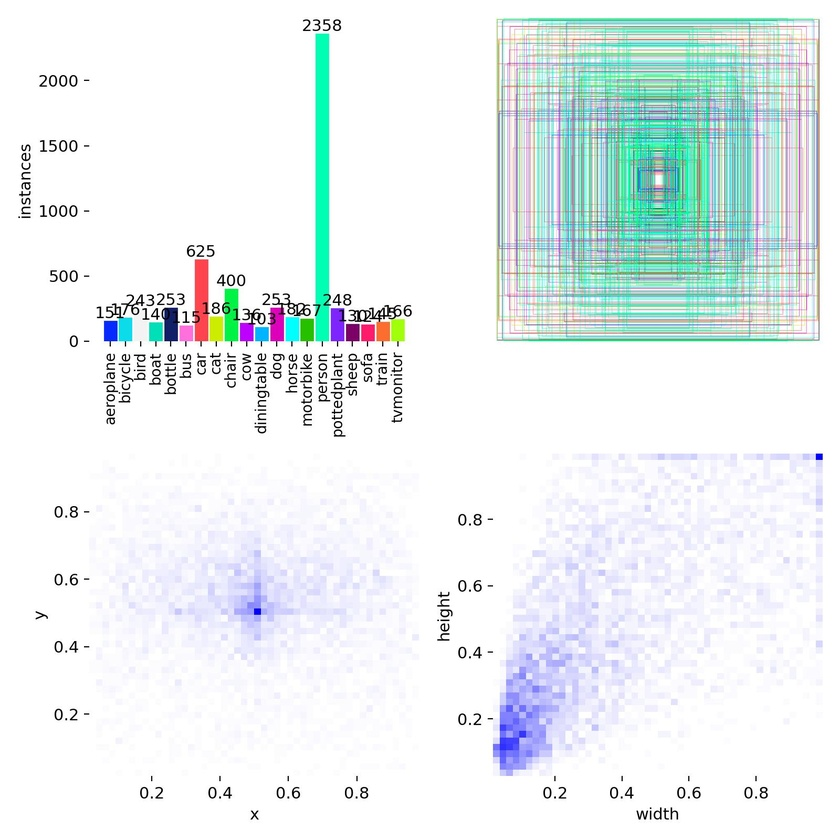
#> input picture runs/detect/results/detect_experiments/pipeline_A_N0_e50_gpu_seed123/labels.jpg, 840 x 840 px, shrunk from 1600 x 1600 before the run
$ python -i S_04_build_visual_pipelines.py   (imports and definitions only)
#> lines starting #> are read from the running program, lines starting #| are printed output that depends on the picture
#> further down, picture is the input picture: shape (840, 840, 3); mean B, G, R 242.2, 241.2, 233.6
from __future__ import annotations

from pathlib import Path
import shutil
import yaml
import cv2


SOURCE_DATASET = Path("data/pipeline_A")
PIPELINE_B_DIR = Path("data/pipeline_B")
PIPELINE_C_DIR = Path("data/pipeline_C")

SPLITS = ["train", "val", "test"]
VALID_SUFFIXES = {".jpg", ".jpeg", ".png", ".bmp", ".webp"}


# [6 lines left out: function apply_bilateral_filter, not called in this run]


def apply_clahe_lab(image_bgr):
    """
    Pipeline C:
    CLAHE aplicado únicamente al canal L del espacio LAB.
    """
    lab = cv2.cvtColor(image_bgr, cv2.COLOR_BGR2LAB)
#> lab: shape (840, 840, 3); mean of channels 0, 1, 2 241.6, 126.2, 126.9
    l, a, b = cv2.split(lab)
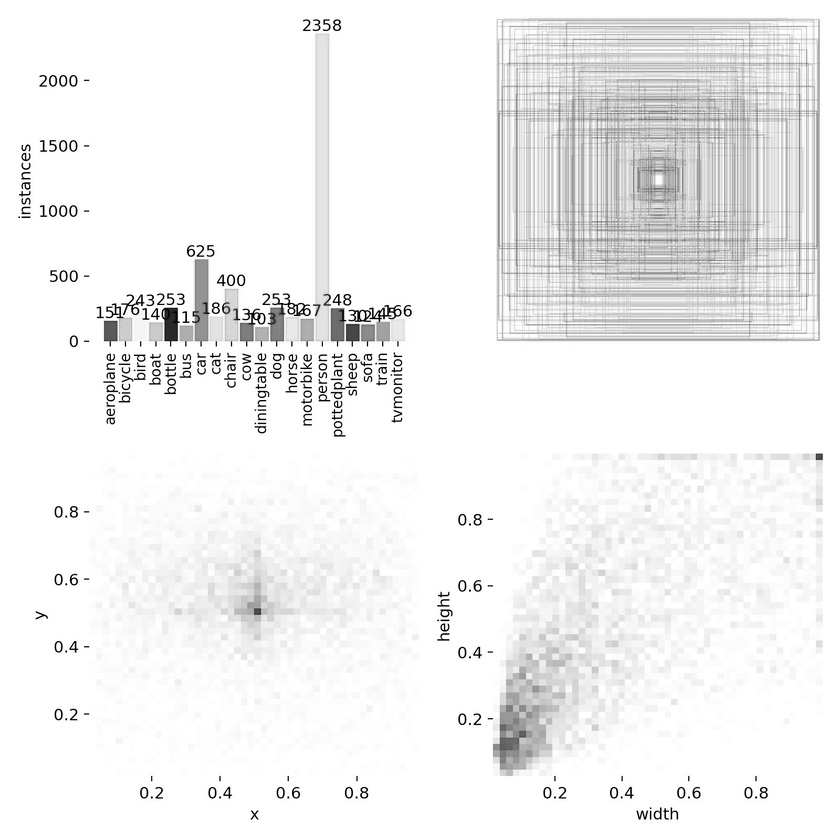
#> l: shape (840, 840); min 0, max 255, mean 241.6
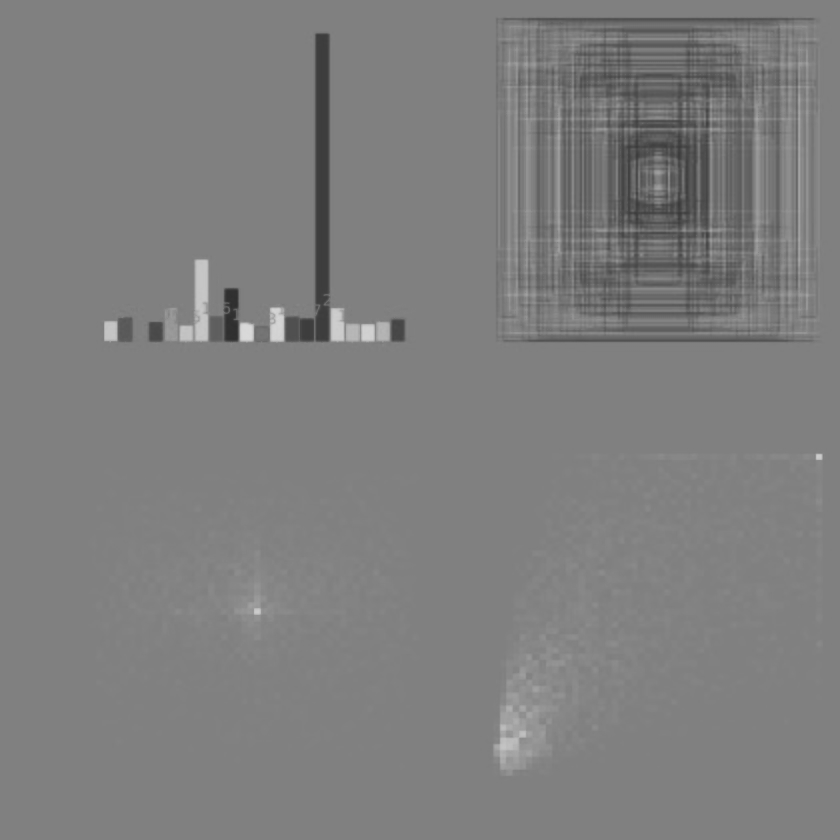
#> a: shape (840, 840); min 46, max 218, mean 126.2
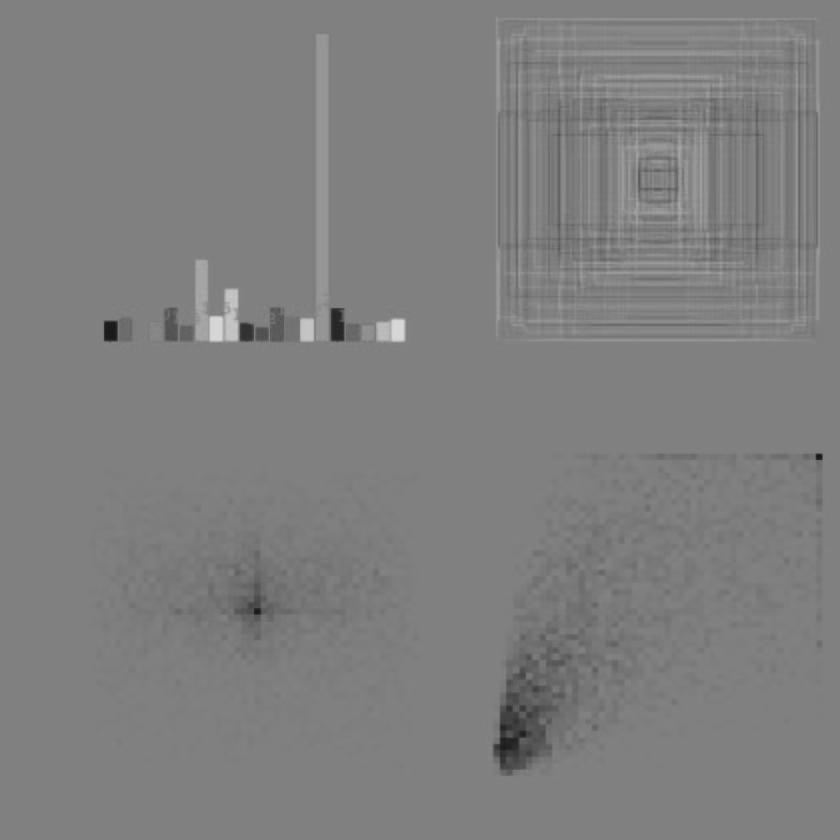
#> b: shape (840, 840); min 23, max 215, mean 126.9

    clahe = cv2.createCLAHE(clipLimit=2.0, tileGridSize=(8, 8))
    l_enhanced = clahe.apply(l)
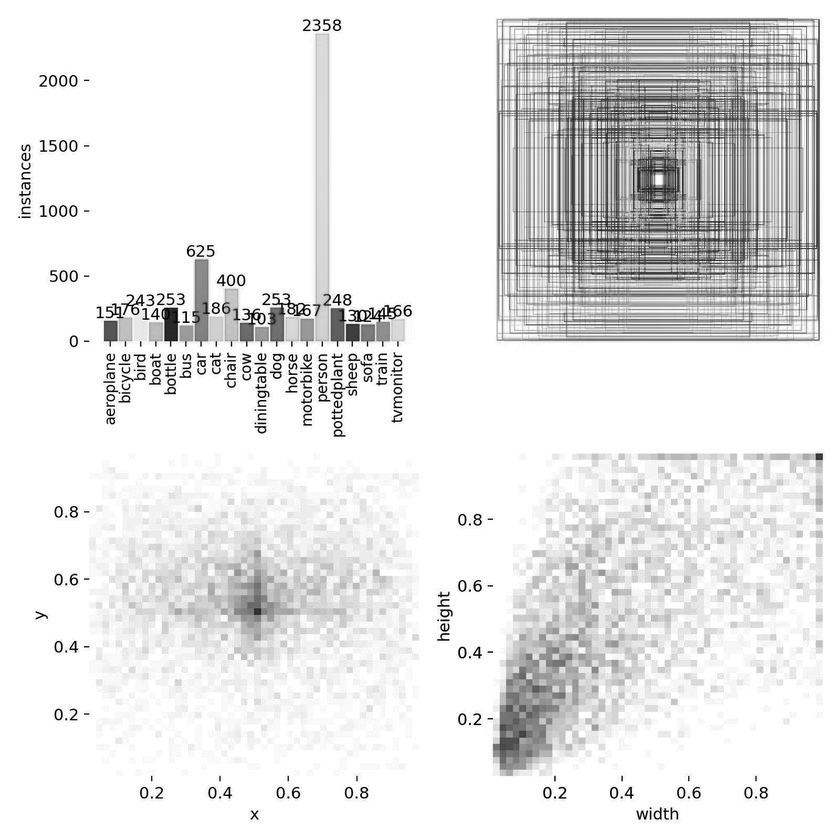
#> l_enhanced: shape (840, 840); min 1, max 255, mean 231.1

    merged = cv2.merge((l_enhanced, a, b))
#> merged: shape (840, 840, 3); mean of channels 0, 1, 2 231.1, 126.2, 126.9
    result_bgr = cv2.cvtColor(merged, cv2.COLOR_LAB2BGR)
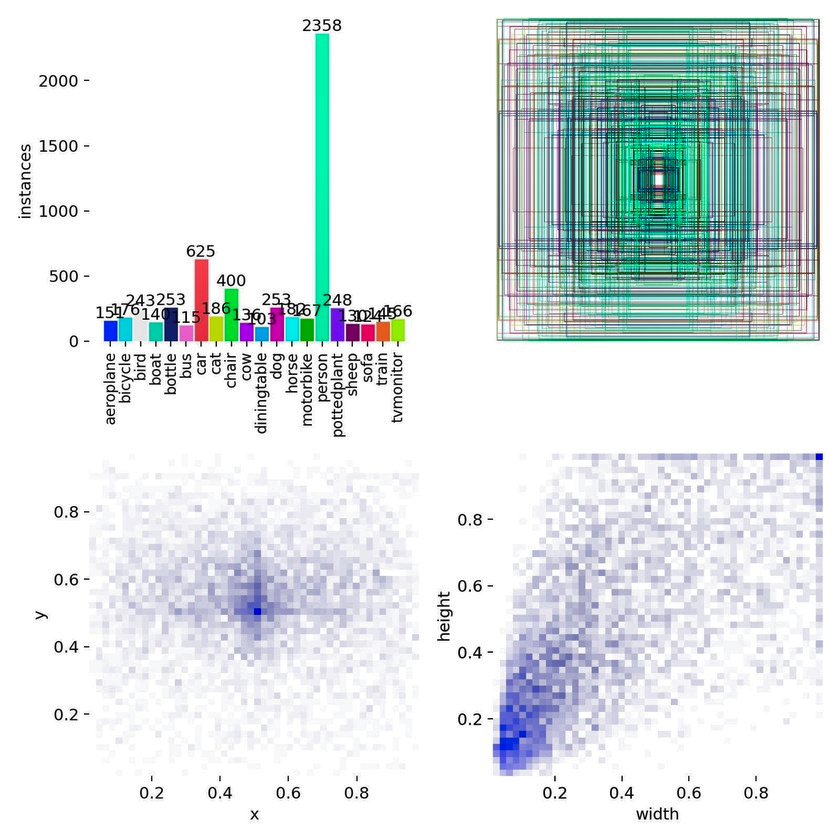
#> result_bgr: shape (840, 840, 3); mean B, G, R 231, 230, 222.2
    return result_bgr


# [168 lines left out: functions ensure_clean_dir_structure, collect_images, transform_split, copy_labels, create_dataset_yaml, build_pipeline and 2 more, not called in this run]


# [2 lines not run here, left out]

>>> import cv2
>>> picture = cv2.imread('../runs/detect/results/detect_experiments/pipeline_A_N0_e50_gpu_seed123/labels.jpg')
>>> result = apply_clahe_lab(picture)
